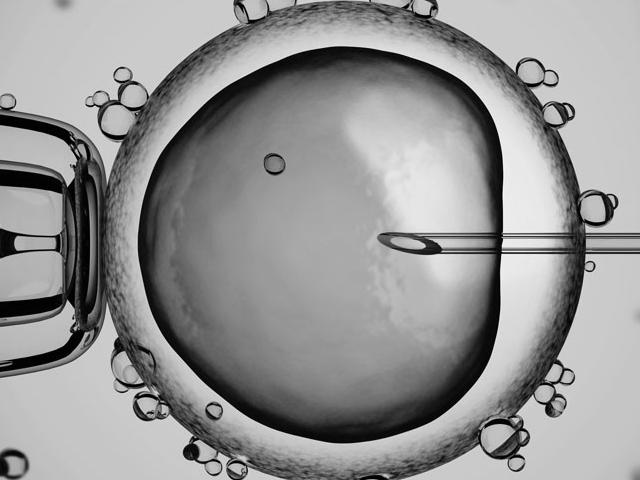
#> input picture Basic/06-Modules/sites/PIL/pic.jpg, 640 x 480 px
$ python my_PIL.py   (Python 2 division)
#> lines starting #> are read from the running program, lines starting #| are printed output that depends on the picture
# -*- coding:utf-8 -*-


# PIL（Python Imaging Library） 现在已经用Pillow替代PIL了 因为PIL已经不再维护
from PIL import Image           # 不能用import image形式
im_local = 'pic.jpg'
im = Image.open(im_local)
#> im is the input picture: PIL image 640x480 L; min 0, max 253, mean 148.9
print im.format, im.size, im.mode
#| JPEG (640, 480) L
im.thumbnail((im.size[0]/2, im.size[1]/2))      # 缩放到50%:
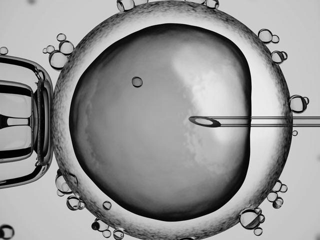
#> im: PIL image 320x240 L; min 0, max 251, mean 148.9
im.save('half_pic.jpg')


# 其他功能如切片、旋转、滤镜、输出文字、调色板等一应俱全
# PIL的ImageDraw提供了一系列绘图方法，让我们可以直接绘图
